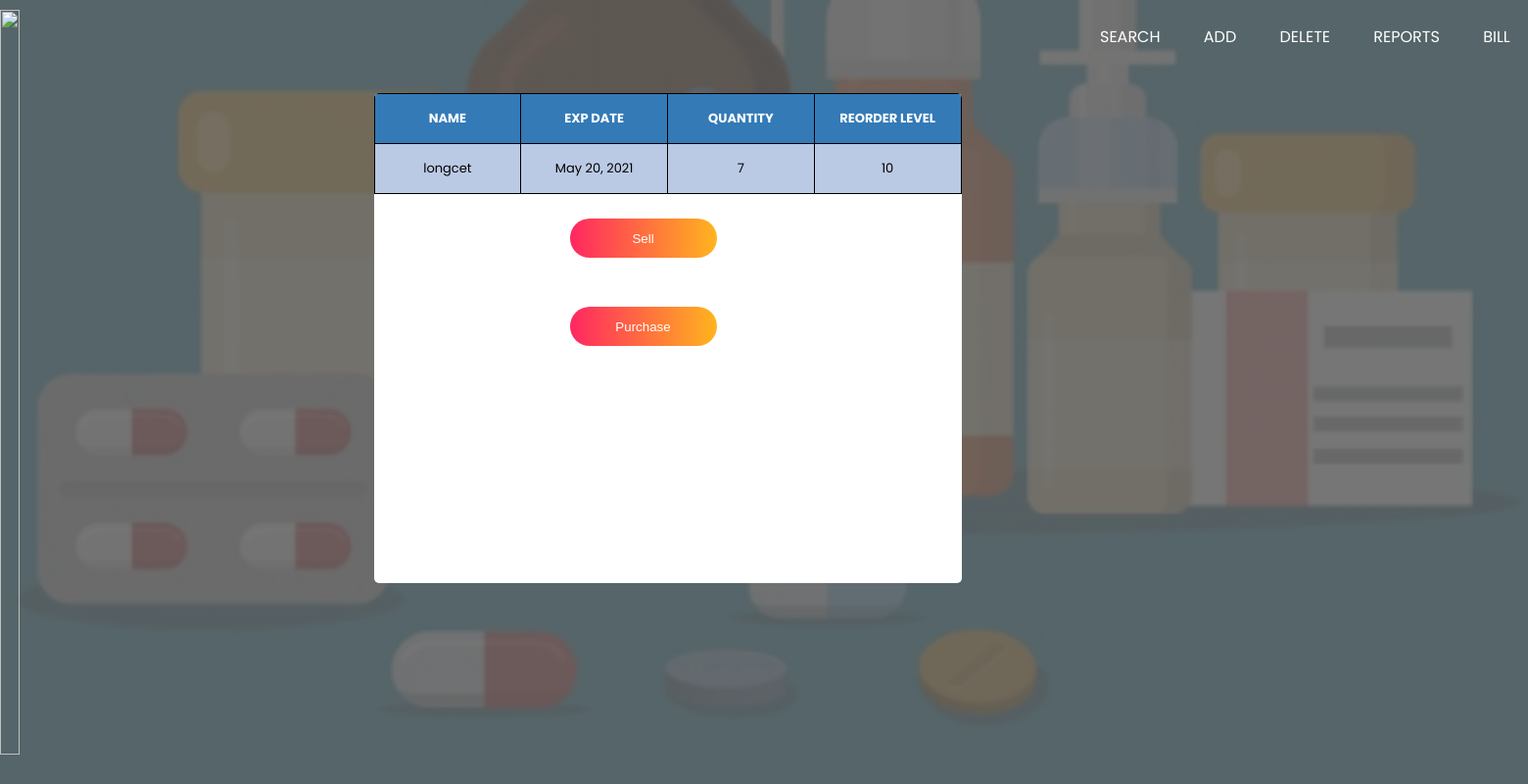
The page /details/2 on the database its author committed.
### myapp/models.py (models this page shows, shortened)
class  Medicine(models.Model):
    name = models.CharField(max_length=200, blank=True,null=True)
    company = models.CharField(max_length=200, blank=True,null=True)
    exp_date = models.DateField()
    price = models.FloatField(default='0', null=True, blank=True)
    quantity = models.IntegerField()
    reorder_level=models.IntegerField(default='0',blank=True,null=True)
    sell_quantity=models.IntegerField(default='0',blank=True,null=True)
    purchase_quantity=models.IntegerField(default='0',blank=True,null=True)
    Last_updated=models.DateTimeField(auto_now_add=False,auto_now=True)
    timestamp= models.DateTimeField(auto_now_add=True, auto_now=False)
    near_exp_date=models.DateField(blank=True,null=True)

### myapp/views.py (the view)
# urls.py: path('details/<str:pk>', views.details, name='details'),
def details(request,pk):
    queryset = Medicine.objects.get(id=pk)
    context = {
        "title": queryset.name,
        "queryset": queryset,
    }
    return render(request,'myApp/details.html',context)

### myapp/templates/myapp/details.html (shortened to what this page needs)
{% load static %}
<html lang="en">
<head>
    <link rel="stylesheet" type="text/css" href="{% static '/css/details.css' %}">
</head>
<body>
    <header>
    <div class="wrapper">
        <div class="logo">
            <img src="https://i.postimg.cc/mg4rWBmv/logo.png" alt="">
        </div>
        <ul class="nav-area">
           <li><a href="{% url 'list_items' %}">search</a></li>
<li><a href="{% url 'Add' %}">add</a></li>
<li><a href="{% url 'delete' %}">delete</a></li>
<li><a href="{% url 'report' %}">reports</a></li>
<li><a href="{% url 'createbill' %}">bill</a></li>
        </ul>
    </div>
    </header>
    <div class="container">
<table class="table">
    <thead>
    <tr>
        <th>NAME</th>
        <th>EXP DATE</th>
        <th>QUANTITY</th>
        <th>REORDER LEVEL</th>
    </tr>
    </thead>
    <tr>
        <td>{{queryset.name}}</td>
        <td>{{queryset.exp_date}}</td>
        <td>{{queryset.quantity}}</td>
        <td>{{queryset.reorder_level}}</td>
    </tr>
</table>
    <a href="{% url 'sell_items' queryset.id %}"><button type="submit" >Sell</button></a>
        <a href="{% url 'purchase_items' queryset.id %}"><button type="submit" >Purchase</button></a>
    </div>
</body>
</html>

### static/css/details.css (style rules this page uses)
* { margin: 0; padding: 0; }
body { margin-top: -75px; font-family: 'Poppins', sans-serif; background: linear-gradient(rgba(0.5, 0, 0, 0.5), rgba(0.5, 0, 0, 0.5)),url("../images/bg2.png"); height: 95vh; -webkit-background-size: cover; background-size: cover; background-position: center center; }
.wrapper { width: 1670px; margin: auto; }
.nav-area { float: right; list-style: none; margin-top: 30px; }
.nav-area li { display: inline-block; }
.nav-area li a { color: #fff; text-decoration: none; padding: 5px 20px; font-family: poppins; font-size: 16px; text-transform: uppercase; }
.logo { float: left; }
.logo img { width: 100%; padding: 15px 0; }
.container { left: 120px; top: 100px; width: 600px; height : 500px; background: #ffffff; margin: 4.5% auto; border-radius: 5px; position: relative; overflow: hidden; }
::placeholder { color: #999; }
button { width: 150px; height: 40px; margin: 25px 200px; background: linear-gradient(to right,#ff1050,#ffad06); opacity: 0.9; border-radius: 30px; border:0; outline : none; color: #fff; cursor: pointer; position:relative; }
.table { font-size:13px; text-align:center; margin:auto; }
.table tr:nth-child(odd) { background: #BBCAE4 }
th { background-color:#337ab7; color:white; }
table, th, td { table-layout: fixed; width: 100%; border: 1px solid black; border-collapse: collapse; }
table { border-spacing: 2px; }
th, td { padding: 15px; }
th { text-align: center; }

### rows shown on the page
Medicine: name "longcet", exp_date "May 20, 2021", quantity "7", reorder_level "10"
